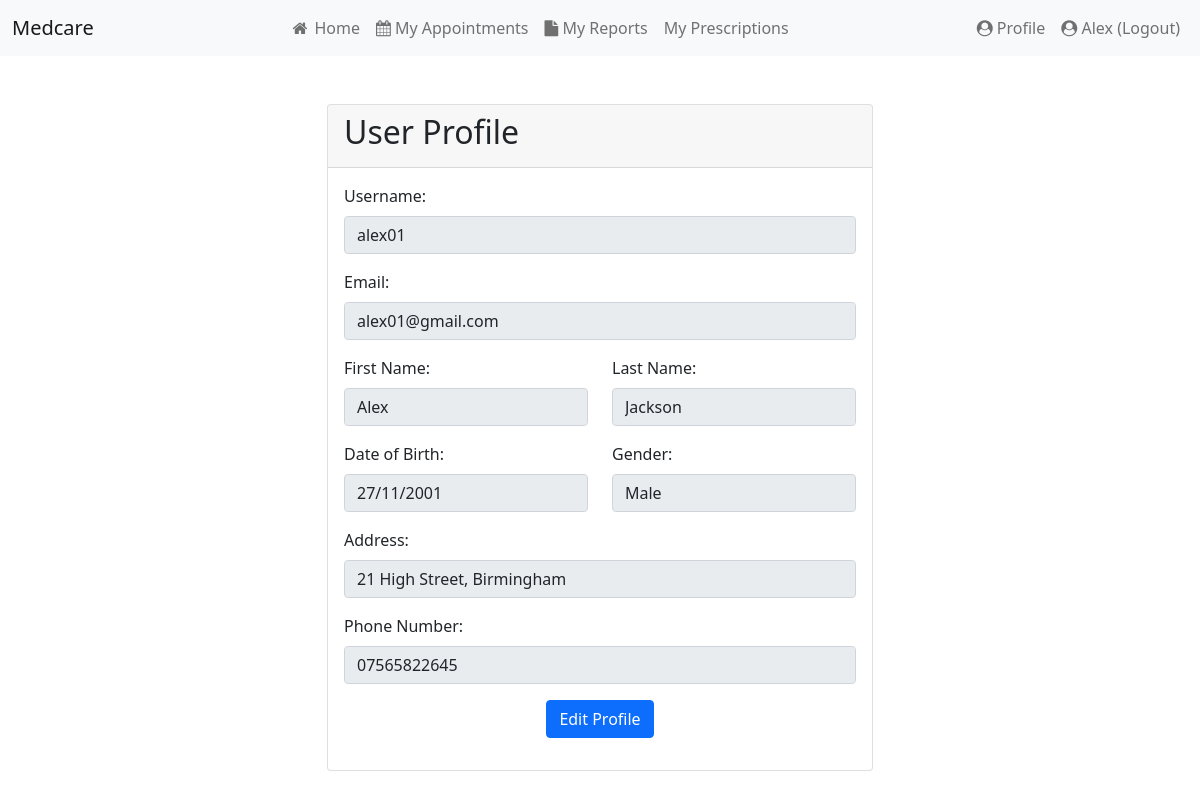
The app's page /profile.php (signed in), older data.
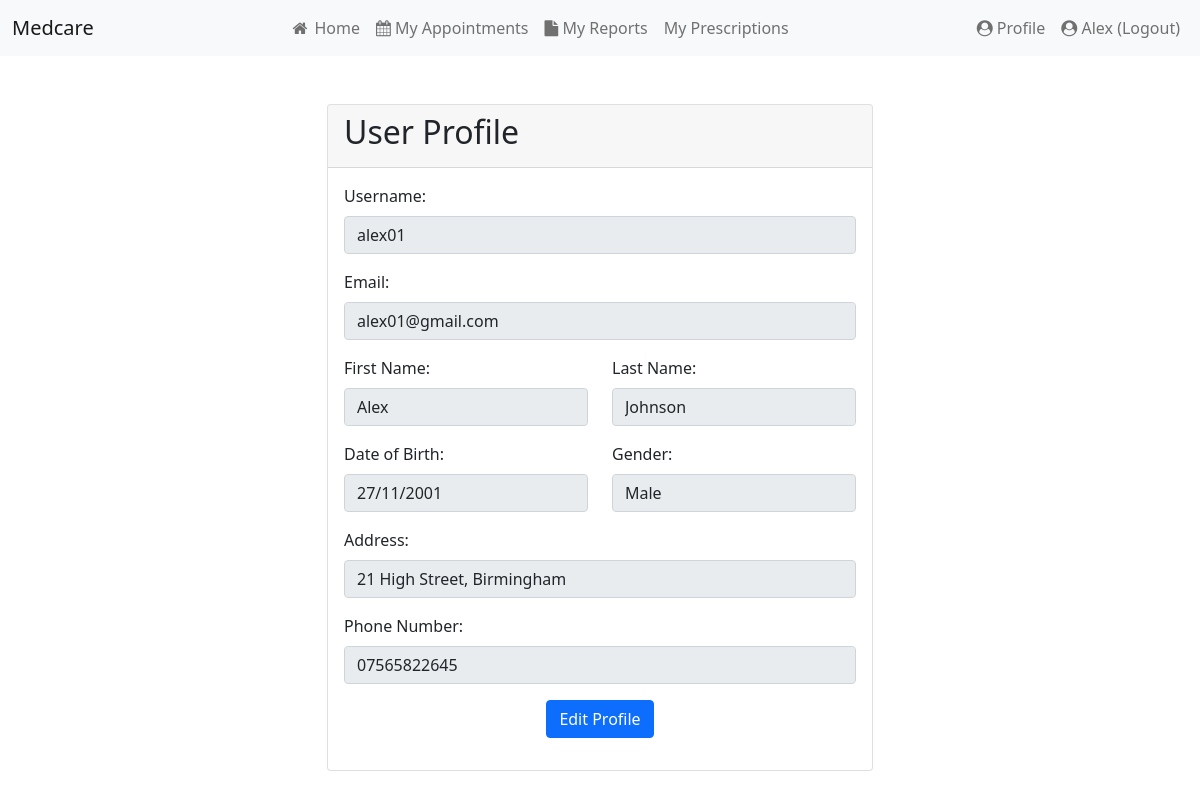
The same page, newer data.
### tables this page shows
CREATE TABLE `users` (
  `user_id` int(255) NOT NULL,
  `username` varchar(50) NOT NULL,
  `password` varchar(255) NOT NULL,
  `email` varchar(255) NOT NULL,
  `first_name` char(50) NOT NULL,
  `last_name` char(50) NOT NULL,
  `security_question` varchar(255) NOT NULL,
  `security_answer` varchar(255) NOT NULL,
  `role` char(20) NOT NULL
);

CREATE TABLE `patients` (
  `patient_id` int(11) NOT NULL,
  `user_id` int(255) NOT NULL,
  `first_name` varchar(100) NOT NULL,
  `last_name` varchar(100) NOT NULL,
  `gender` varchar(50) NOT NULL,
  `DOB` date NOT NULL,
  `address` varchar(255) NOT NULL,
  `phone_number` varchar(11) NOT NULL
);

### src/profile.php (the view, shortened to what this page needs)
<?php
$user_id = $_SESSION['user_id'];
$conn = getDatabase();
$stmt = $conn->prepare("SELECT * FROM users WHERE user_id = :user_id");
$stmt->bindParam(':user_id', $user_id);
$stmt->execute();
$user = $stmt->fetch(PDO::FETCH_ASSOC);
$stmt = $conn->prepare("SELECT * FROM patients WHERE user_id = :user_id");
$stmt->bindParam(':user_id', $user_id);
$stmt->execute();
$patient = $stmt->fetch(PDO::FETCH_ASSOC);
$dob = date('d/m/Y', strtotime($patient['DOB']));
?>
<!DOCTYPE html>
<html lang="en">
<head>
    <link rel="stylesheet" href="https://cdn.jsdelivr.net/npm/bootstrap@5.0.2/dist/css/bootstrap.min.css">
    <link rel="stylesheet" href="https://cdnjs.cloudflare.com/ajax/libs/font-awesome/4.7.0/css/font-awesome.min.css">
</head>
<body>
    <?php include 'header.php'; ?>
    <div class="container mt-5">
        <div class="row justify-content-center">
            <div class="col-md-6">
                <div class="card">
                    <div class="card-header">
                        <h2 class="card-title">User Profile</h2>
                    </div>
                    <div class="card-body">
                        <div class="mb-3">
                            <label for="username" class="form-label">Username:</label>
                            <input type="text" id="username" class="form-control" value="<?php echo $user['username']; ?>" readonly>
                        </div>
                        <div class="mb-3">
                            <label for="email" class="form-label">Email:</label>
                            <input type="email" id="email" class="form-control" value="<?php echo $user['email']; ?>" readonly>
                        </div>
                        <div class="mb-3">
                            <div class="row">
                                <div class="col">
                                    <label for="first-name" class="form-label">First Name:</label>
                                    <input type="text" id="first-name" class="form-control" value="<?php echo $user['first_name']; ?>" readonly>
                                </div>
                                <div class="col">
                                    <label for="last-name" class="form-label">Last Name:</label>
                                    <input type="text" id="last-name" class="form-control" value="<?php echo $user['last_name']; ?>" readonly>
                                </div>
                            </div>
                        </div>
                        <div class="mb-3">
                            <div class="row">
                                <div class="col">
                                    <label for="dob" class="form-label">Date of Birth:</label>
                                    <input type="text" id="dob" class="form-control" value="<?php echo $dob; ?>" readonly>
                                </div>
                                <div class="col">
                                    <label for="gender" class="form-label">Gender:</label>
                                    <input type="text" id="gender" class="form-control" value="<?php echo $patient['gender']; ?>" readonly>
                                </div>
                            </div>
                        </div>
                        <div class="mb-3">
                        <div class="mb-3">
                            <label for="address" class="form-label">Address:</label>
                            <input type="text" id="address" class="form-control" value="<?php echo $patient['address']; ?>" readonly>
                        </div>
                        <div class="mb-3">
                            <label for="phone" class="form-label">Phone Number:</label>
                            <input type="text" id="phone" class="form-control" value="<?php echo $patient['phone_number']; ?>" readonly>
                        </div>
                        <div class="text-center">
                            <a href="edit_profile.php" class="btn btn-primary">Edit Profile</a>
                        </div>
                    </div>
                </div>
            </div>
        </div>
    </div>
</body>
</html>

### src/header.php (shortened to what this page needs)
<header>
  <nav class="navbar navbar-expand-lg navbar-light bg-light">
    <div class="container-fluid">
      <a class="navbar-brand" href="index.php">Medcare</a>
      <div class="collapse navbar-collapse justify-content-center" id="navbarNav">
        <ul class="navbar-nav">
          <li class="nav-item<?= isset($_GET['page']) && $_GET['page'] == 'home' ? ' active' : '' ?>">
            <a class="nav-link" href="index.php?page=home"><i class="fa fa-fw fa-home"></i> Home</a>
          </li>
          <li class="nav-item<?= isset($_GET['page']) && $_GET['page'] == 'appointment' ? ' active' : '' ?>">
            <a class="nav-link" href="my_appointments.php?page=my_appointments"><i class="fa fa-calendar"></i> My Appointments</a>
          </li>
          <li class="nav-item<?= isset($_GET['page']) && $_GET['page'] == 'reports' ? ' active' : '' ?>">
            <a class="nav-link" href="reports.php"><i class="fa fa-file"></i> My Reports</a>
          </li>
          <li class="nav-item<?= isset($_GET['page']) && $_GET['page'] == 'prescriptions' ? ' active' : '' ?>">
            <a class="nav-link" href="#"><i class="fas fa-file-prescription"></i> My Prescriptions</a>
          </li>
        </ul>
      </div>
      <ul class="navbar-nav ms-auto">
        <li class="nav-item">
          <a class="nav-link" href="profile.php"><i class="fa fa-user-circle"></i> Profile</a>
        </li>
        <li class="nav-item<?= isset($_SESSION['user_id']) ? ' active' : '' ?>">
          <?php if (isset($_SESSION['user_id'])) {
            $first_name = isset($_SESSION['first_name']) ? $_SESSION['first_name'] : '';
          ?>
            <a class="nav-link" href="login.php"><i class="fa fa-user-circle"></i><?php echo " " . $first_name . " (Logout)" ?></a>
          <?php } else { ?>
            <a class="nav-link" href="login.php"><i class="fa fa-user-circle"></i> Log In</a>
          <?php } ?>
        </li>
      </ul>
    </div>
  </nav>
</header>

Row changes from the older to the newer data that the page shows:
changed users "alex01": last_name "Jackson" → "Johnson"
